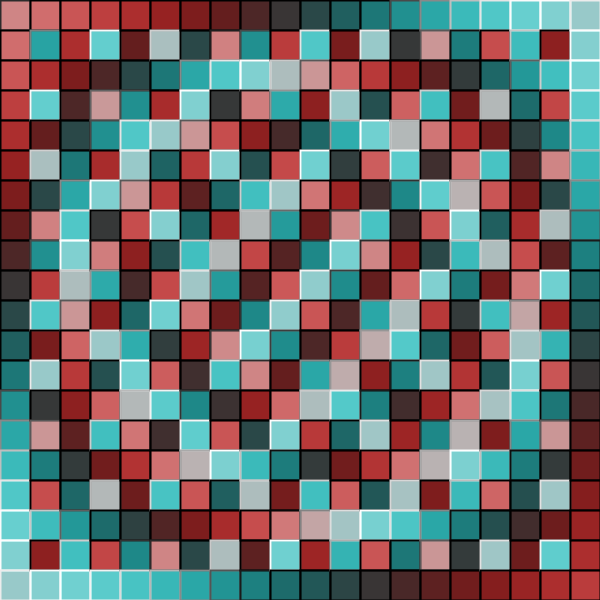
Frame 1 (no input)
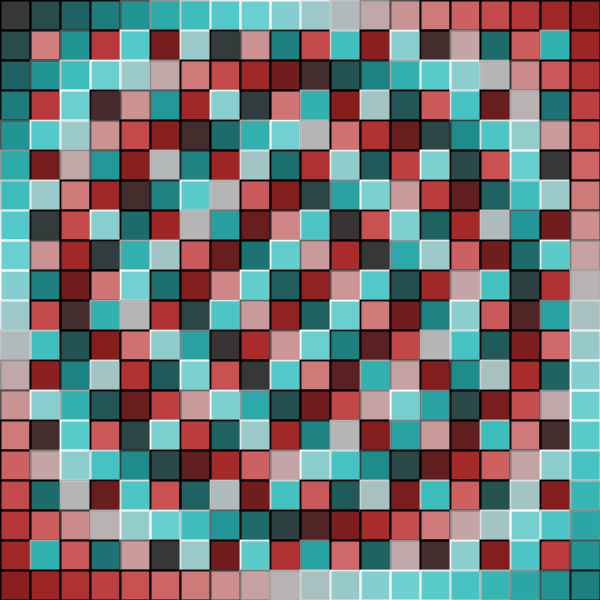
Frame 60 (the mouse pressed at the canvas centre just before this capture)
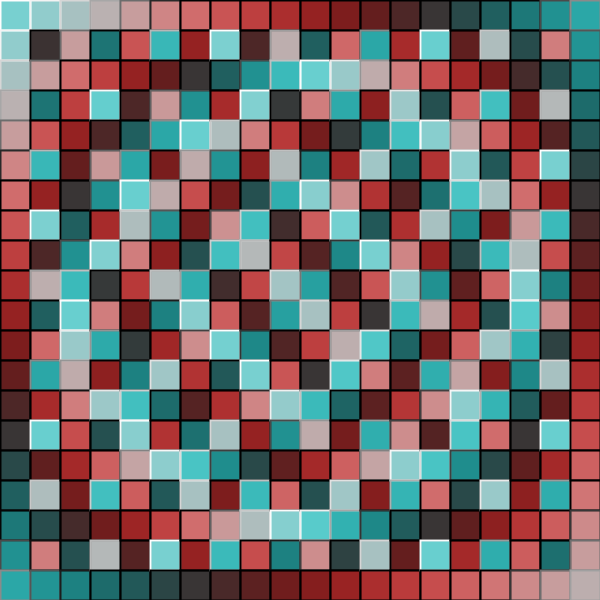
Frame 120 (the mouse held since frame 60 and released just before this capture)

The Processing sketch that drew these frames (run headless with seeded random() and noise(); from frame 60 on, the mouse is pressed at the canvas centre):

// Processing sketch: processing_82736
// ── processing_82736.pde

//// M O S A I C O - L I S É R GI CO // dia 1 //
//// Hackpact.mx //// Dora Bartilotti ////
//// 09-12-2012 ////



Cuadrito[][] mosaico;
int canvasAncho=600;
int canvasAlto=600;
int columnasHor=canvasAncho/30;
int columnasVer=canvasAlto/30;
int cuadroAncho=canvasAncho/columnasHor;
int cuadroAlto=canvasAlto/columnasVer;


void setup() {


  smooth();
  size(600, 600);

  mosaico = new Cuadrito[columnasHor][columnasVer];

  for (int i = 0; i < columnasHor; i++) {
    for (int j = 0; j < columnasVer; j++) {

      mosaico[i][j] = new Cuadrito(i*cuadroAncho, j*cuadroAlto, cuadroAncho, cuadroAlto, (3.003*(i*j+((i+j)*2))));
      //Cuadrito(int cX, int cY, int cAncho, int cAlto, float cColor) {
    }
  }

  frameRate(15);
}


void draw() {
 background (100);

  for (int i = 0; i < columnasHor; i++) {
    for (int j = 0; j < columnasVer; j++) {

      mosaico[i][j].colorizacion();
      mosaico[i][j].dibuja();
    }
  }
}

////////////////////// C L A S E //////////////////////////

class Cuadrito {
  int x;
  int y;   
  int w;
  int h;   
  float cambioColor; 

  // Constructor cuadrito
  Cuadrito(int cX, int cY, int cAncho, int cAlto, float cColor) {
    x = cX;
    y = cY;
    w = cAncho;
    h = cAlto;
    cambioColor = cColor;
  } 
  
  
  void colorizacion() {
    cambioColor += 0.17; 
  }

  void dibuja() {
    stroke(255* sin(cambioColor));
    strokeWeight(2);
    fill((127+127*cos(cambioColor)),(127+127*sin(cambioColor)),(127+127*sin(cambioColor)), 180);
    rect(x,y,w,h); 
  }
}
